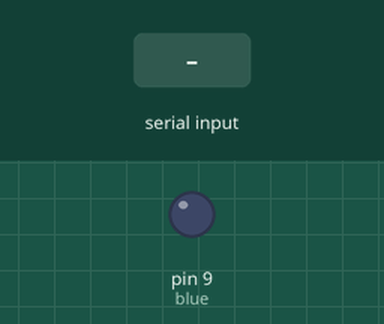
This sketch was run on a simulated Arduino Uno, built with avr-gcc and run on an emulated ATmega328P. Parts: output pins drawn as LEDs (lit = HIGH). Dashed ring = blinking. Inputs (shaded band) come from the test bench. What the sketch prints to the serial monitor is not drawn.

Above: at 1.2 s.
1.3 s: "90,45\n" received over Serial
At 1.7 s:
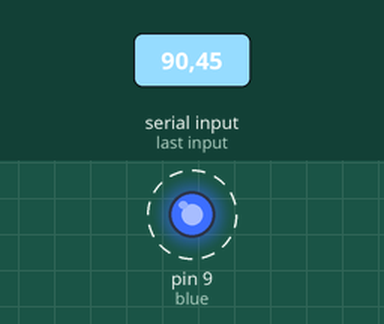
Timing chart, 0 to 10.3 s (numbered marks = the images above; inputs shaded):
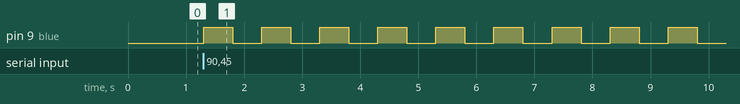

The sketch:

SERIAL_MONITOR_1_CODE.ino
```cpp
int blue=9;
int dt=500;
int j;
int nBlinks;
int H=HIGH;
int L=LOW;
String msg1="How many Blinks do you want:";


void setup(){
Serial.begin(9600);
pinMode(blue, OUTPUT);

}

void loop(){
  Serial.println(msg1);
while (Serial.available()==0){
}

nBlinks=Serial.parseInt();

for (j=1; j<=nBlinks; j=j+1){
  digitalWrite(blue, H);
  delay(dt);
  digitalWrite(blue, L);
  delay(dt);

}
Serial.println();
}
```

Measured:
- after the input at 1.3 s, pin 9 (blue): alternates HIGH for 0.50 s and LOW for 0.50 s, starting at once
